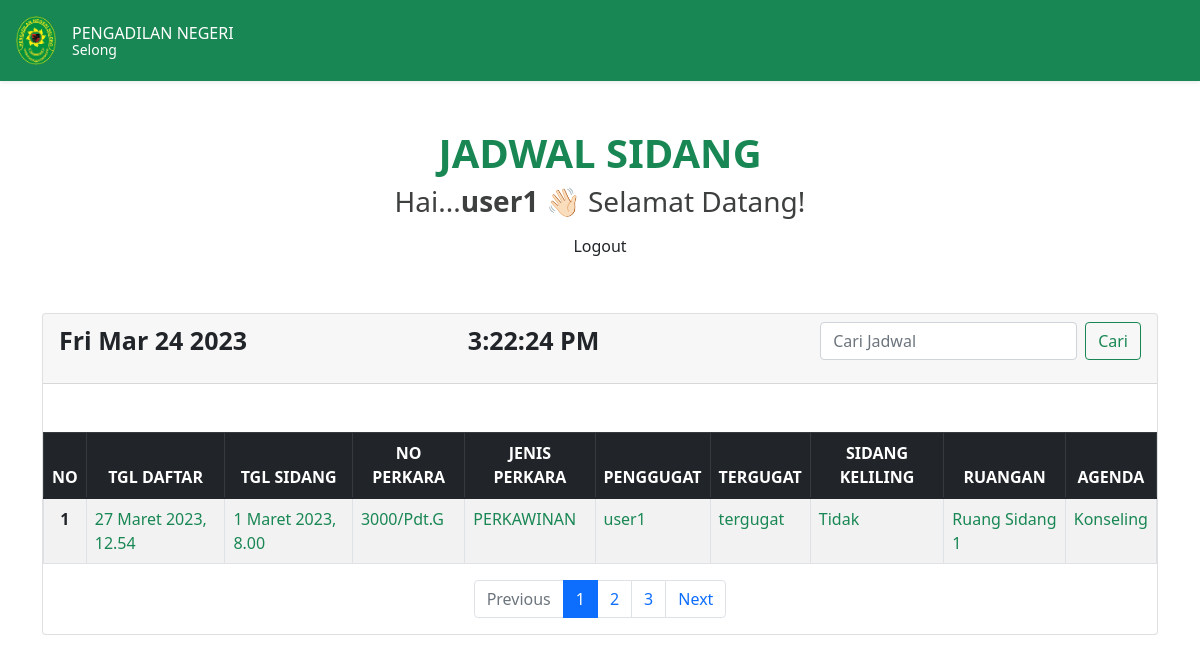
The page /detail/ (signed in) on the database its author committed.
### jadwal/models.py (models this page shows, shortened)
class jadwal(models.Model):
    tgl             = models.DateTimeField(auto_now_add=False)
    noPerkara       = models.CharField(max_length=50, default="0001/Pdt.G/2023/PA.Sel" )
    jenisPerkara    = models.CharField(max_length=50)
    penggugat       = models.OneToOneField(User, on_delete=models.CASCADE, related_name='pengguna')
    tergugat        = models.CharField(max_length=50,default='tergugat')
    sdk = (
        ('Ya','Ya'),
        ('Tidak','Tidak')
    )
    sidangKeliling  = models.CharField(choices=sdk, max_length=50)
    rng = (
        ('Ruang Sidang Utama','Ruang Sidang Utama'),
        ('Ruang Sidang Dua','Ruang Sidang Dua'),
    )
    ruangan  = models.CharField(choices=rng, max_length=50)
    agenda   = models.TextField()
    created  = models.DateTimeField(auto_now_add=True)
    updated  = models.DateTimeField(auto_now_add=True)

### sidang/views.py (the view)
# urls.py: path('detail/',views.detail,name='detail'),
def detail(request):
    if request.user.is_active:
        data1 = User.objects.get(username=request.user)
        data =jadwal.objects.filter(penggugat=data1)
    else:
        return redirect('login')
    context = {
        'datas':data,
    }
    print(request.user.is_active)
    return render(request,'detail.html',context)

### templates/detail.html (shortened to what this page needs)
{%extends 'base.html'%}
{%load static%}
{%block konten%}
<div class="d-flex align-items-center p-3 mb-3 text-white bg-success shadow-sm">
  <img class="me-3" src="{%static '/img/logo.png'%}"  width="40" height="49">
  <div class="lh-1">
    <a href="{%url 'home'%}" style="text-decoration: none;"><h1 class="h6 mb-0 text-white lh-1">PENGADILAN NEGERI</h1></a>
    <small>Selong</small>
  </div>
</div>
<div class="container">
  <div class="text-center my-5">
    <h1 class="fw-bold text-success">JADWAL SIDANG </h1>
    <h3 style="color:rgb(62, 63, 63);">Hai...<span style="font-weight:bold;">{{user}}</span> 👋🏻 Selamat Datang!</h3>
    <a class="btn" href="{% url 'logout'%}">Logout</a>
  </div>
  <div class="row">
    <div class="col-12">
      <div class="card">
        <div class="card-header d-flex justify-content-between">
          <div id="waktu" style="font-size: 25px;  font-weight: bold;"></div>
          <p id="time" style="font-size: 25px;  font-weight: bold;"></p>
          <div class="">
            <form class="d-flex" role="search">
              <input class="form-control me-2" type="search" placeholder="Cari Jadwal" aria-label="Search">
              <button class="btn btn-outline-success" type="submit">Cari</button>
            </form>
          </div>
        </div>
        <div class="text-success">
        <table class="table table-striped  table-bordered mt-5">
          <thead>
            <tr class="table-dark text-center">
              <th scope="col">NO</th>
              <th scope="col">TGL DAFTAR</th>
              <th scope="col">TGL SIDANG</th>
              <th scope="col">NO  PERKARA</th>
              <th scope="col">JENIS PERKARA</th>
              <th scope="col">PENGGUGAT</th>
              <th scope="col">TERGUGAT</th>
              <th scope="col">SIDANG KELILING</th>
              <th scope="col">RUANGAN</th>
              <th scope="col">AGENDA</th>
            </tr>
          </thead>
          <tbody>
            {%for data in datas%}
            <tr class="">
              <th scope="row" class="text-center">{{forloop.counter}}</th>
              <td class="text-success">{{data.created}}</td>
              <td class="text-success">{{data.tgl}}</td>
              <td class="text-success">{{data.noPerkara}}</td>
              <td class="text-success">{{data.jenisPerkara}}</td>
              <td class="text-success">{{data.penggugat}}</td>
              <td class="text-success">{{data.tergugat}}</td>
              <td class="text-success" class="text-center">{{data.sidangKeliling}}</td>
              <td class="text-success">{{data.ruangan}}</td>
              <td class="text-success">{{data.agenda}}</td>
            </tr>
            {%endfor%}
          </tbody>
        </table>
        </div>
        <nav aria-label="Page navigation example">
          <ul class="pagination justify-content-center">
            <li class="page-item disabled">
              <a class="page-link">Previous</a>
            </li>
            <li class="page-item active"><a class="page-link" href="#">1</a></li>
            <li class="page-item"><a class="page-link" href="#">2</a></li>
            <li class="page-item"><a class="page-link" href="#">3</a></li>
            <li class="page-item">
              <a class="page-link" href="#">Next</a>
            </li>
          </ul>
        </nav>
      </div>
    </div>
  </div>
</div>
{%endblock konten%}

### rows shown on the page
jadwal: created "27 Maret 2023, 12.54", tgl "1 Maret 2023, 8.00", noPerkara "3000/Pdt.G", jenisPerkara "PERKAWINAN", penggugat "user1", tergugat "tergugat", sidangKeliling "Tidak", ruangan "Ruang Sidang 1", agenda "Konseling"

### other values the page prints
{{ user }} "user1"
